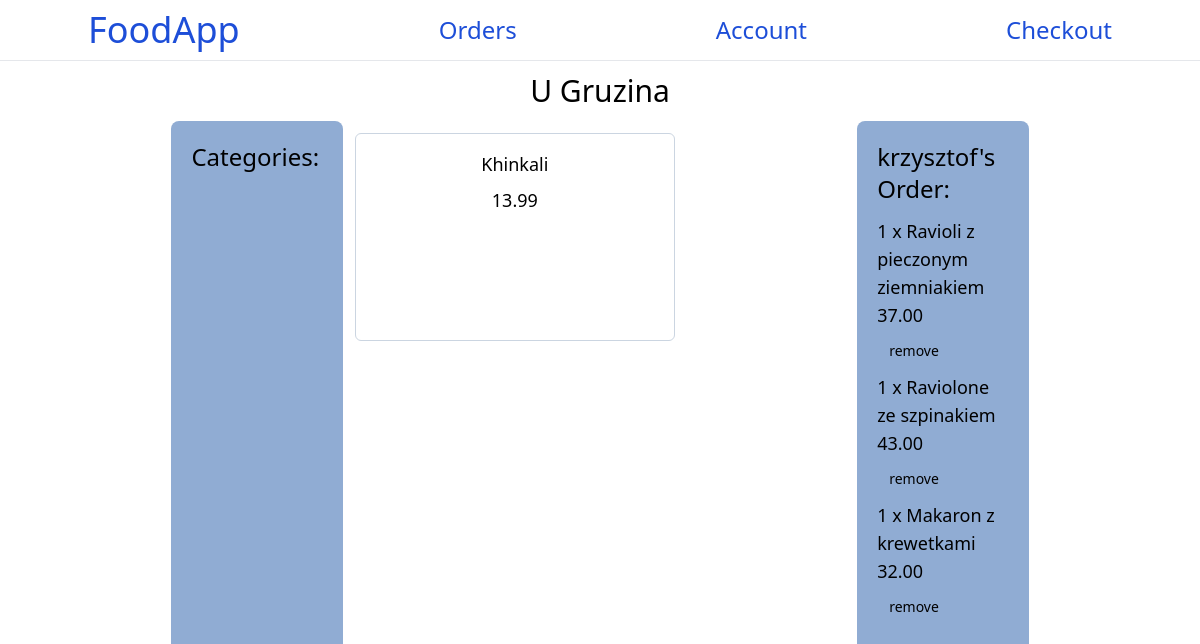
The page /restaurant/2 (signed in) on the database its author committed.
### base/models.py (models this page shows, shortened)
class Item(models.Model):
    place = models.ForeignKey(Restaurant, on_delete=models.SET_NULL, null=True)
    name = models.CharField(max_length=50)
    price = models.DecimalField(max_digits=10,decimal_places=2)
    image = models.ImageField(null=True,blank=True)
    type = models.CharField(
        max_length=32,
        choices=TYPES_OF_ITEMS,
        default='food',
    )

class Restaurant(models.Model):
    location = models.ForeignKey(RestaurantLocation,on_delete=models.SET_NULL,null=True)
    name = models.CharField(max_length=50)
    type = models.CharField(max_length=30)
    description = models.TextField(max_length=100)
    addition_date = models.DateTimeField(auto_now_add=True)
    type = models.CharField(
        max_length=32,
        choices=TYPES_OF_RESTAURANTS,
        default='default',
    )
    value=models.CharField(
        max_length=32,
        choices=VALUES,
        default='default',
    )
    class Meta:
        ordering = ['-addition_date']
    def __str__(self):
        return self.name

class Order(models.Model):
    user = models.ForeignKey(User,on_delete=models.SET_NULL,null=True)
    combined_price = models.DecimalField(max_digits=10,decimal_places=2,null=True,blank=True)
    delivery_price = models.DecimalField(max_digits=10,decimal_places=2,null=True,blank=True)
    completed = models.BooleanField(null=True)

class OrderItem(models.Model):
    items = models.ForeignKey(Item,on_delete=models.SET_NULL,null=True)
    order = models.ForeignKey(Order,on_delete=models.SET_NULL,null=True)
    quanity = models.DecimalField(max_digits=2,decimal_places=0)
    def __str__(self):
        return f"{self.items.name}"

### base/views.py (the view, shortened to what this page needs)
# urls.py: path('restaurant/<str:pk>',views.restaurant,name='restaurant'),
@login_required(login_url="login")
def restaurant(request,pk):
    item_list = Item.objects.filter(place__id=pk)
    order, created = Order.objects.get_or_create(user=request.user,completed=False)
    order_items = order.orderitem_set.all()
    context = {'items': item_list,
               'order_items':order_items,
               'order':order
               }
    return render(request,'base/restaurant.html',context)

### base/templates/base/restaurant.html (shortened to what this page needs)
{% extends 'main.html' %}
{% block content %}
<div class="items-center">
    <div class="text-center text-3xl p-3">
        {{ items.0.place }}
    </div>
    <div class="grid grid-cols-7">
        <div class="col-span-1"></div>
        <div class="col-span-1 bg-[#90acd3] p-5 rounded-lg h-screen">
            <h1 class="text-2xl">Categories:</h1>
        </div>
        <div class="col-span-3">
            {% for item in items %}
            <form method="post">
            <button name="add-to-order" value="{{item.id}}">
                <div class="border border-slate-300 m-3 p-4 w-80 h-52 rounded-md text-lg hover:border-slate-500">
                    <h2 class="pb-2">{{ item.name }}
                    <h2 class="pb-3">{{ item.price }}</h2>
                </div>
            </button>
            </form>
            {% endfor %}
        </div>
    <div class="col-span-1 bg-[#90acd3] bg-opacity-78 p-5 rounded-lg">
        <h1 class="text-2xl pb-3">{{ order.user.username }}'s Order:</h1>
        <ul>
        <form method="post">
        {% for item in order_items %}
            <li class="text-lg">
                {% if item.quanity > 0 %}
                {{ item.quanity }} x
                {% endif %}
                {{ item }}
                {{ item.items.price }}
            </li>
            <button class="p-3 text-sm" name="remove-from-order" value="{{item.items.id}}">remove</button>
        {% endfor %}
        </form>
        </ul>
    </div>
    <div class="col-span-1"></div>
</div>
</div>
{% endblock content %}

### rows shown on the page
Item: place.name "U Gruzina", {{ item.id }} 1 (drawn), name "Khinkali", price "13.99"
Order: user.username "krzysztof"
OrderItem: quanity "1", items.name "Ravioli z pieczonym ziemniakiem", items.price "37.00"
OrderItem: quanity "1", items.name "Raviolone ze szpinakiem", items.price "43.00"
OrderItem: quanity "1", items.name "Makaron z krewetkami", items.price "32.00"
